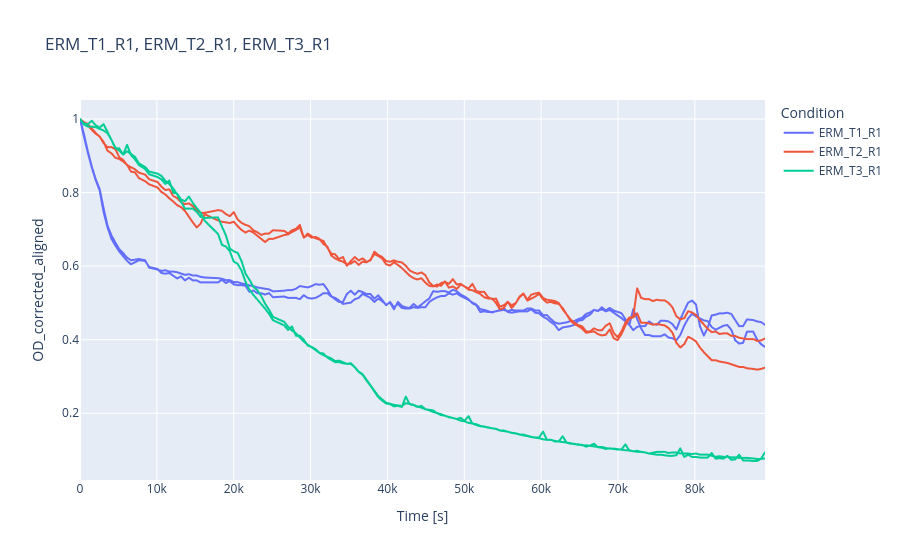

Notebook code cell kept with this figure:
### Code cell
condition = 'ERM'
replicate = 'R1'
time='T1'
tecan_data.plot_condition('OD_corrected_aligned',[f'{condition}_T1_{replicate}',f'{condition}_T2_{replicate}', f'{condition}_T3_{replicate}'])
#tecan_data.plot_condition('OD_corrected_aligned',[f'{condition}_{time}_R1',f'{condition}_{time}_R2', f'{condition}_{time}_R3'])
#tecan_data.plot_condition('OD_corrected_aligned',['CTRL_T1_R1','CTRL_T2_R1', 'CTRL_T3_R1'])

### Figure 1 — Plotly figure (JSON) as saved in the notebook; plotly's stock layout.template omitted (floating-point values rounded to 4 significant figures; data arrays with more than 128 entries replaced by an {"elided": "..."} marker saying what was removed)
{"data": [{"customdata": {"elided": "169x3 str values"}, "hovertemplate": "condition=%{customdata[1]}<br>Time [s]=%{x}<br>value=%{y}<br>location=%{customdata[0]}<extra></extra>", "legendgroup": "ERM_T1_R1", "line": {"color": "#636efa", "dash": "solid"}, "marker": {"symbol": "circle"}, "mode": "lines", "name": "ERM_T1_R1", "showlegend": true, "x": {"elided": "169 float values"}, "xaxis": "x", "y": {"elided": "169 float values"}, "yaxis": "y", "type": "scattergl"}, {"customdata": {"elided": "169x3 str values"}, "hovertemplate": "condition=%{customdata[1]}<br>Time [s]=%{x}<br>value=%{y}<br>location=%{customdata[0]}<extra></extra>", "legendgroup": "ERM_T1_R1", "line": {"color": "#636efa", "dash": "solid"}, "marker": {"symbol": "circle"}, "mode": "lines", "name": "ERM_T1_R1", "showlegend": false, "x": {"elided": "169 float values"}, "xaxis": "x", "y": {"elided": "169 float values"}, "yaxis": "y", "type": "scattergl"}, {"customdata": {"elided": "169x3 str values"}, "hovertemplate": "condition=%{customdata[1]}<br>Time [s]=%{x}<br>value=%{y}<br>location=%{customdata[0]}<extra></extra>", "legendgroup": "ERM_T2_R1", "line": {"color": "#EF553B", "dash": "solid"}, "marker": {"symbol": "circle"}, "mode": "lines", "name": "ERM_T2_R1", "showlegend": true, "x": {"elided": "169 float values"}, "xaxis": "x", "y": {"elided": "169 float values"}, "yaxis": "y", "type": "scattergl"}, {"customdata": {"elided": "169x3 str values"}, "hovertemplate": "condition=%{customdata[1]}<br>Time [s]=%{x}<br>value=%{y}<br>location=%{customdata[0]}<extra></extra>", "legendgroup": "ERM_T2_R1", "line": {"color": "#EF553B", "dash": "solid"}, "marker": {"symbol": "circle"}, "mode": "lines", "name": "ERM_T2_R1", "showlegend": false, "x": {"elided": "169 float values"}, "xaxis": "x", "y": {"elided": "169 float values"}, "yaxis": "y", "type": "scattergl"}, {"customdata": {"elided": "169x3 str values"}, "hovertemplate": "condition=%{customdata[1]}<br>Time [s]=%{x}<br>value=%{y}<br>location=%{customdata[0]}<extra></extra>", "legendgroup": "ERM_T3_R1", "line": {"color": "#00cc96", "dash": "solid"}, "marker": {"symbol": "circle"}, "mode": "lines", "name": "ERM_T3_R1", "showlegend": true, "x": {"elided": "169 float values"}, "xaxis": "x", "y": {"elided": "169 float values"}, "yaxis": "y", "type": "scattergl"}, {"customdata": {"elided": "169x3 str values"}, "hovertemplate": "condition=%{customdata[1]}<br>Time [s]=%{x}<br>value=%{y}<br>location=%{customdata[0]}<extra></extra>", "legendgroup": "ERM_T3_R1", "line": {"color": "#00cc96", "dash": "solid"}, "marker": {"symbol": "circle"}, "mode": "lines", "name": "ERM_T3_R1", "showlegend": false, "x": {"elided": "169 float values"}, "xaxis": "x", "y": {"elided": "169 float values"}, "yaxis": "y", "type": "scattergl"}], "layout": {"xaxis": {"anchor": "y", "domain": [0.0, 1.0], "title": {"text": "Time [s]"}}, "yaxis": {"anchor": "x", "domain": [0.0, 1.0], "title": {"text": "OD_corrected_aligned"}}, "legend": {"title": {"text": "Condition"}, "tracegroupgap": 0}, "title": {"text": "ERM_T1_R1, ERM_T2_R1, ERM_T3_R1"}}}
